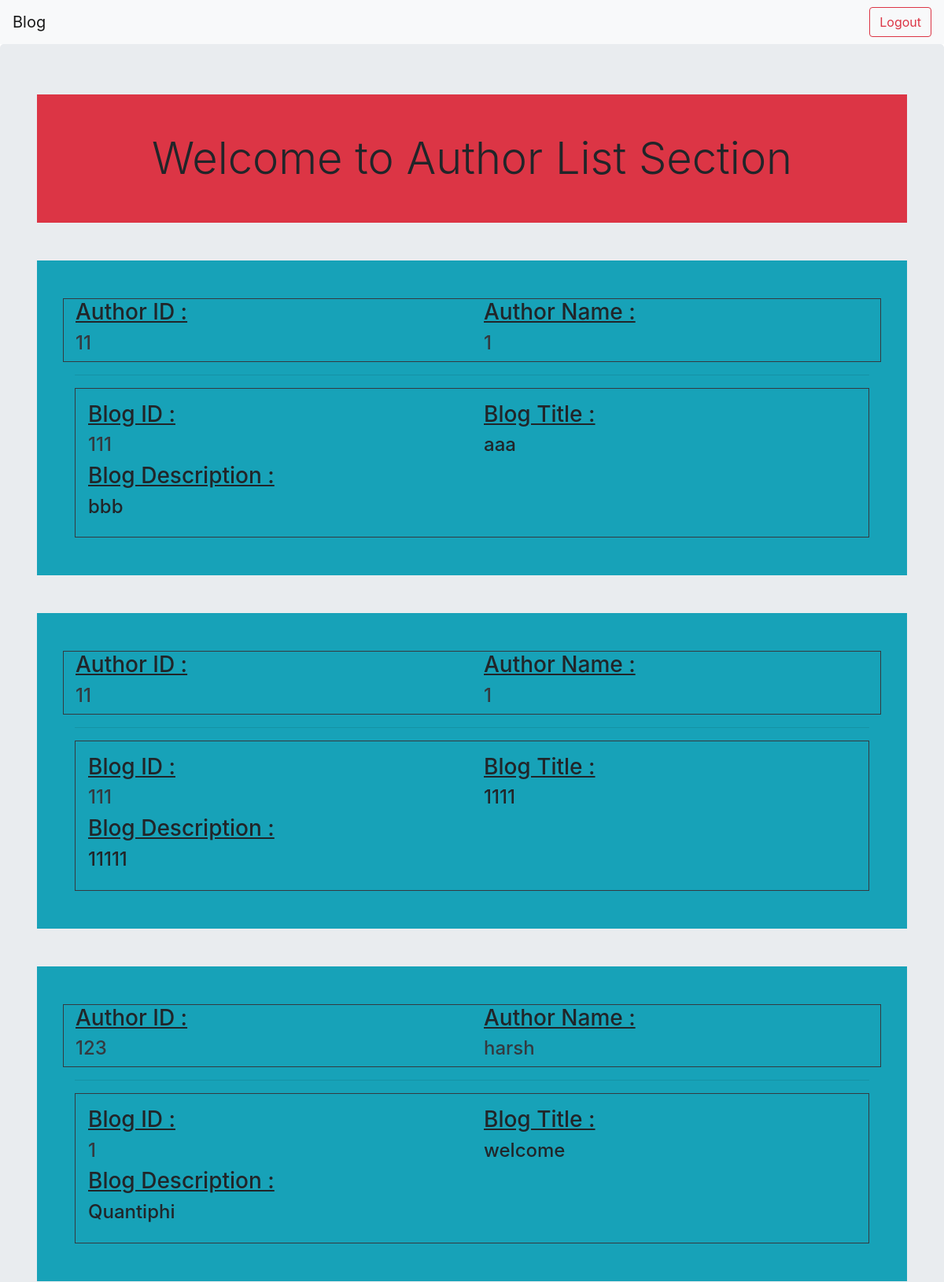
The app's page /blog/bloggers/ (upper part), older data.
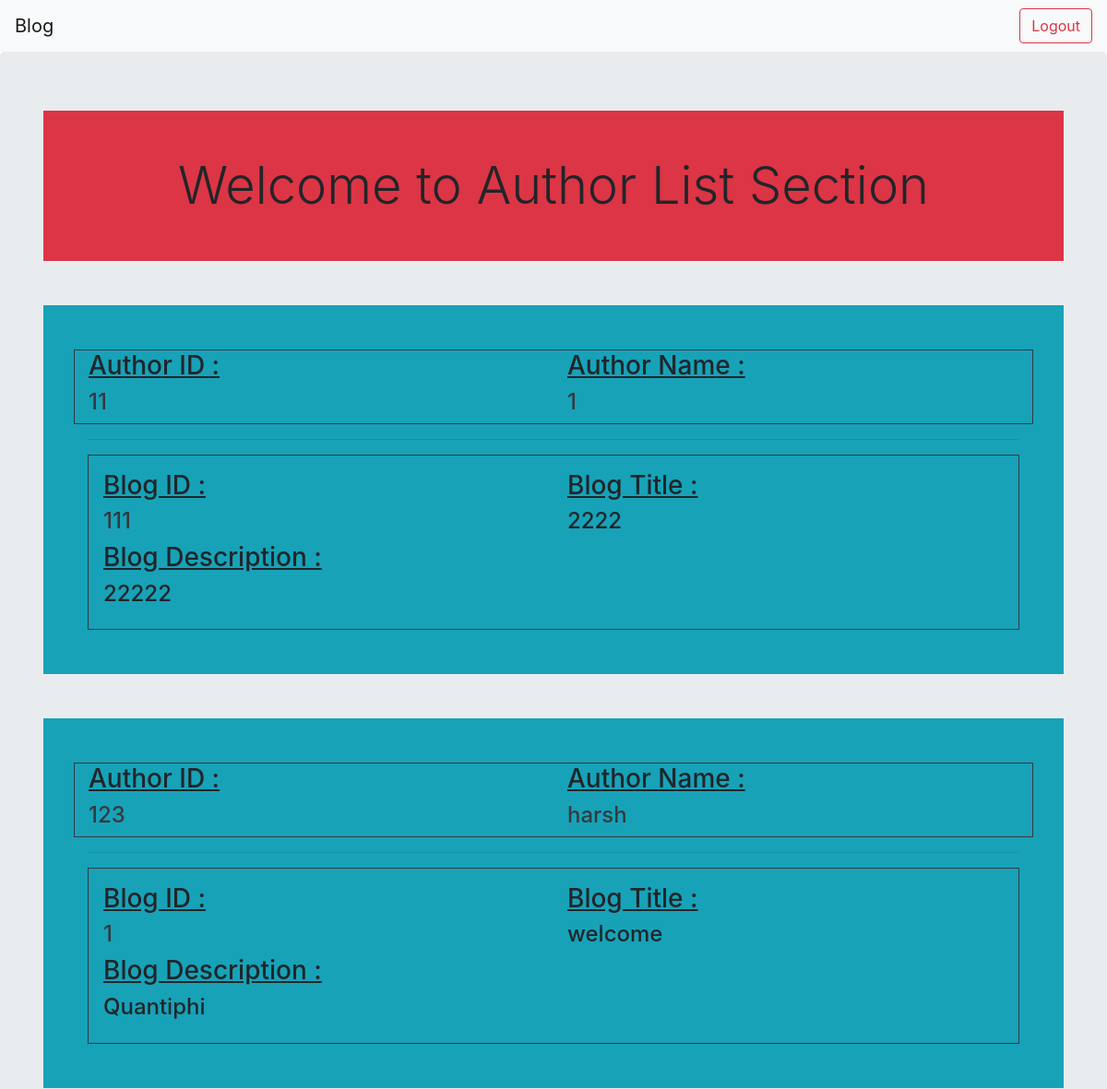
The same page, newer data.
### blog/models.py (models this page shows)
class Blog(models.Model):
    index = models.AutoField(primary_key = True)
    blog_id = models.CharField(max_length=20,null = False)
    blog_description = models.CharField(max_length=1000, null = False)
    blog_title = models.CharField(max_length=200, null = False)
    author_id = models.CharField(max_length=20, null = False)
    author_name = models.CharField(max_length=20, null = False)
    date = models.DateField(auto_now_add = True)
    datetime = models.DateTimeField(auto_now_add = True)

### blog/views.py (the view)
# urls.py: path('bloggers/', views.authorList, name = "authorList"),
def authorList(request):
    data = Blog.objects.all().order_by('author_name')
    context = {"data" : data}
    return render(request, "blog/authorList.html",context)

### templates/blog/authorList.html (shortened to what this page needs)
<!DOCTYPE html>
<html lang="en">
<head>
    <link rel="stylesheet" href="https://cdn.jsdelivr.net/npm/bootstrap@4.6.1/dist/css/bootstrap.min.css">
</head>
<body>
    <nav class="navbar navbar-expand-lg navbar-light bg-light">
        <a class="navbar-brand" href="/blog">Blog</a>
        <div class="collapse navbar-collapse d-flex justify-content-end" id="navbarSupportedContent">
            <form class="form-inline my-2 my-lg-0">
                <div>
                    <a class="btn btn-outline-danger my-2 my-sm-0" class="btn btn-outline-success" href="/user_auth/accounts/logout">Logout</a>
                 </div>
            </form>
        </div>
      </nav>
    <div class="container-fluid jumbotron">
        <div class=" container">
            <div class="display-4 p-5 bg-danger text-center">
                Welcome to Author List Section
            </div>
            <div>
                {% for post in data %}
            <div class="container mb-5 mt-5 bg-info p-5">
                <div class="row border border-dark">
                    <div class="col author-id">
                     <h3><u> Author ID : </u> </h3> <h4> <a class="text-dark" href="/blog/blogger/{{post.author_id}}/" >  {{post.author_id}} </a></h4>
                    </div>
                    <div class="col author-name">
                     <h3> <u>Author Name :</u> </h3>   <h4> <a class="text-dark" href="/blog/blogger/{{post.author_id}}/" >{{post.author_name}}</a> </h4>
                    </div>
                </div>
                <hr style="width:100%;text-align:left;margin-left:0" />
                <div class="border border-dark p-3">
                    <div class="row ">
                        <div class="col blog-id">
                          <h3 class=""> <u>Blog ID :</u> </h3> <h4> <a class="text-dark" href="/blog/{{post.blog_id}}/" > {{post.blog_id}}</a>  </h4>
                        </div>
                        <div class="col blog-title">
                            <h3><u> Blog Title : </u></h3> <h4>{{post.blog_title}}</h4>
                        </div>
                    </div>
                    <div class="blog-description">
                       <h3><u> Blog Description :</u></h3> <h4>{{post.blog_description}}</h4>
                    </div>
                </div>
            </div>
            {% endfor %}
            </div>
            <br />
            <br />
        </div>
    </div>
</body>
</html>

Row changes from the older to the newer data that the page shows:
removed Blog: author_id "11", author_name "1", blog_id "111", blog_title "aaa", blog_description "bbb"
removed Blog: author_id "11", author_name "1", blog_id "111", blog_title "1111", blog_description "11111"
added Blog: author_id "11", author_name "1", blog_id "111", blog_title "2222", blog_description "22222"
